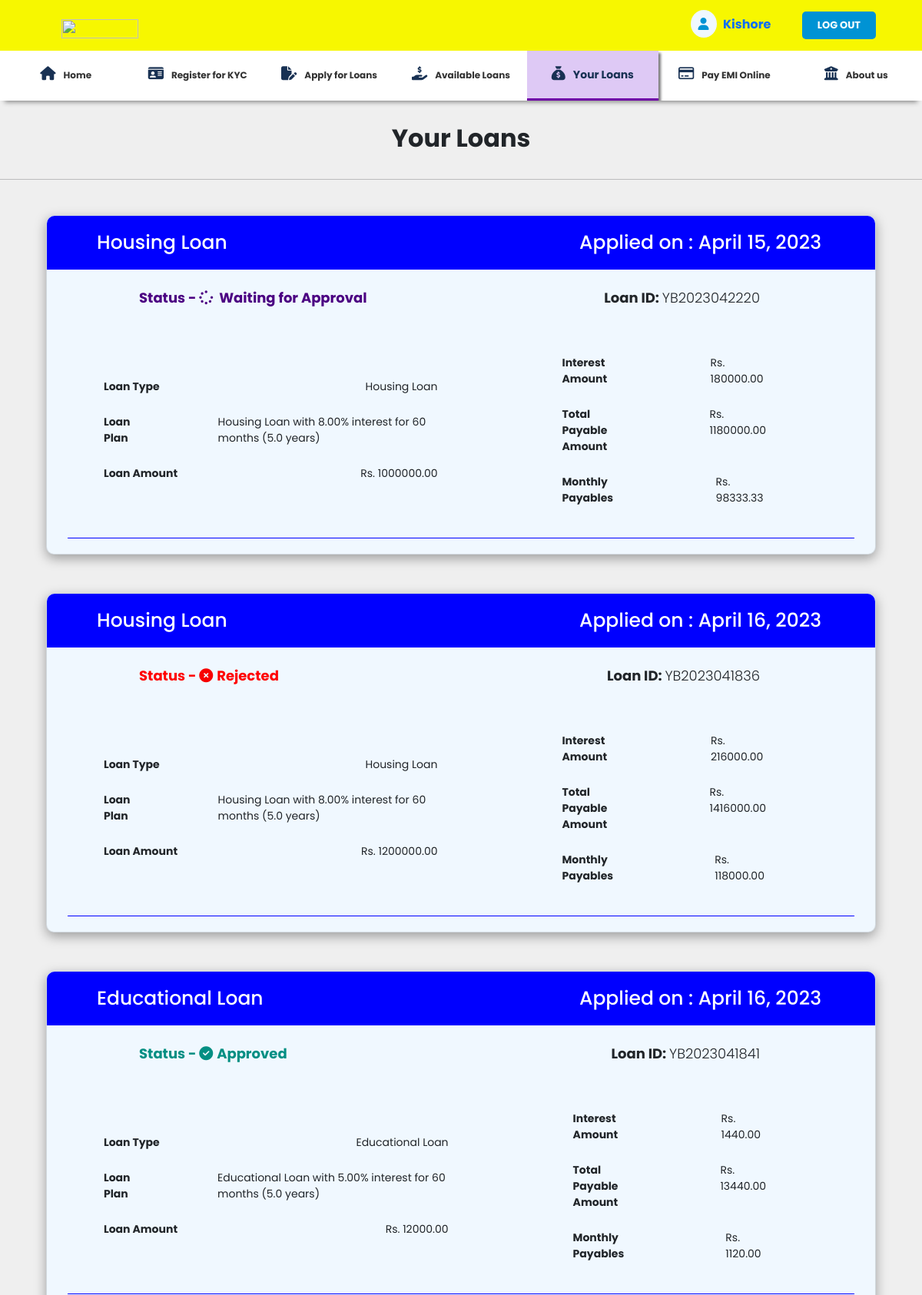
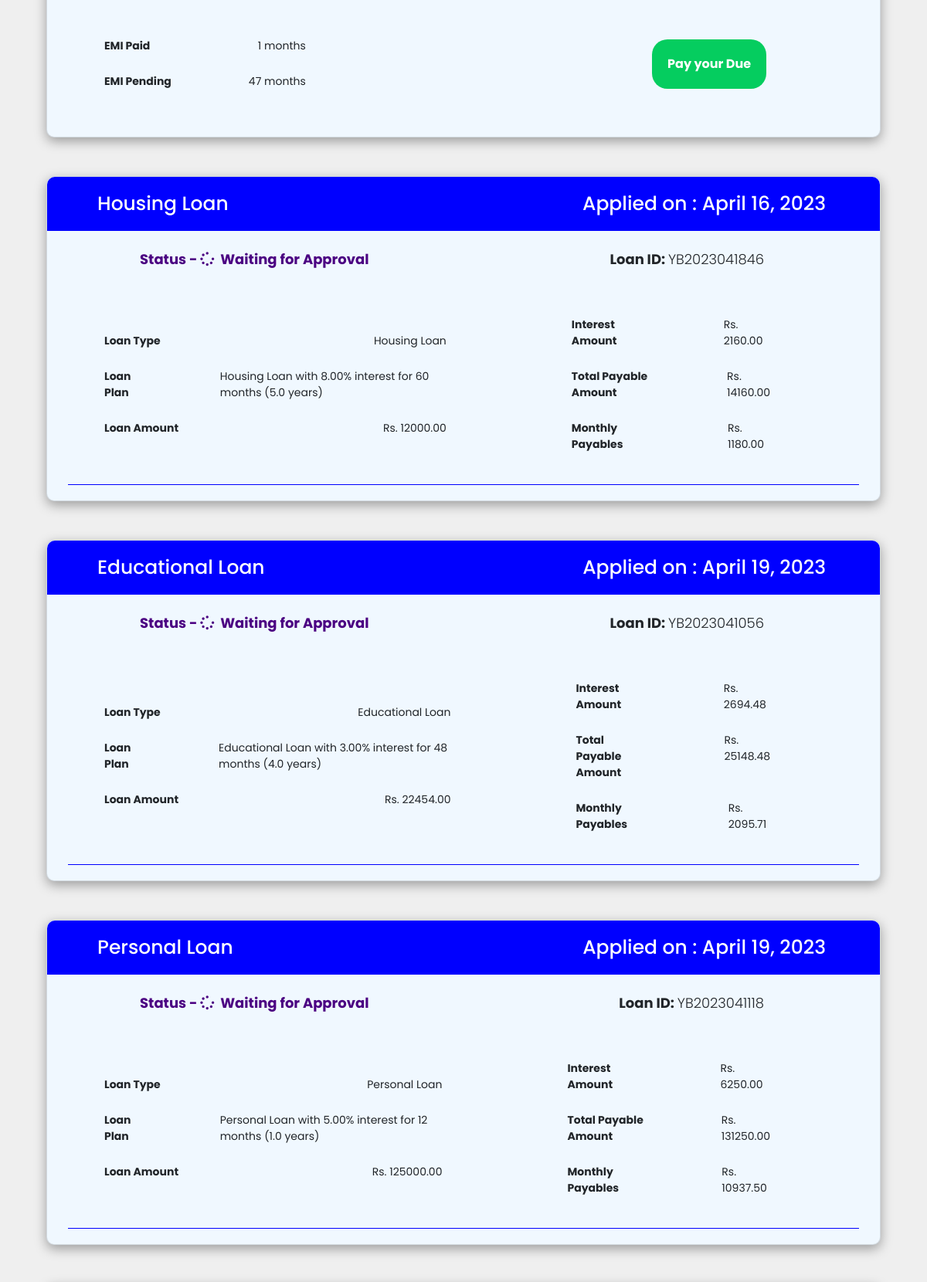
Page /yourLoans/ (signed in, upper part) on the committed database (2 pictures, top to bottom).
### BLMApp/models.py (models this page shows, shortened)
class ApplyLoan(models.Model):
    user = models.ForeignKey(User, on_delete=models.CASCADE, null=True, default=None)
    kyc_id = models.IntegerField()
    user_name_kyc = models.CharField(max_length=30, editable=False, default=" ")
    currentTime = datetime.datetime.now().strftime("%Y%m%H%M")
    generate_loanID = "%s%s"%("YB", currentTime)
    loan_id = models.CharField(max_length=40, default=generate_loanID, editable=False)
    loan_type = models.ForeignKey(LoanTypes, on_delete=models.SET_NULL, null=True, default=None)
    loan_plan = models.ForeignKey(LoanPlans, on_delete=models.SET_NULL, null=True, default=None)
    loan_amount = models.DecimalField(max_digits=10, decimal_places=2, null=False, blank=False)
    applied_on = models.DateField(auto_now_add=True, null=True)
    approval_status = models.CharField(max_length=20, choices=REQUEST_CHOICES, default='Pending')
    interest_amount = models.DecimalField(max_digits=10, decimal_places=2, default=0, editable = False)
    total_payable_amount = models.DecimalField(max_digits=10, decimal_places=2, default = 0, editable = False)
    monthly_payable_amount = models.DecimalField(max_digits=10, decimal_places=2, default = 0, editable = False)
    emi_paid = models.IntegerField(null=False, blank=False)
    emi_pending = models.IntegerField(null=False, blank=False)

class LoanTypes(models.Model):
    loan_type = models.CharField(max_length=50, null=False, blank=False)
    loan_description = models.CharField(max_length=150, null=False, blank=False)
    loan_image = models.ImageField(upload_to=getFileName, null=True, blank=True)
    max_loan_amount = models.DecimalField(max_digits=10, decimal_places=2, null=False, blank=False)
    def __str__(self):
        return self.loan_type

class LoanPlans(models.Model):
    loan_type = models.ForeignKey(LoanTypes, on_delete=models.CASCADE, null=False, blank=False)
    loan_plan_duration_months = models.IntegerField(null=False, blank=False)
    loan_plan_duration_years = models.DecimalField(max_digits=4, decimal_places=1, null=False, blank=False, editable=False)
    loan_interest_rate = models.DecimalField(max_digits=3, decimal_places=2, null=False, blank=False)
    def __str__(self):
        return f"{self.loan_type} with {self.loan_interest_rate}% interest for {self.loan_plan_duration_months} months ({self.loan_plan_duration_years} years)"

### BLMApp/views.py (the view)
# urls.py: path('yourLoans/', views.yourLoans, name='yourLoans'),
@login_required
def yourLoans(request):
    your_loans = ApplyLoan.objects.filter(user=request.user)
    return render(request, 'BLMApp/yourLoans.html', {'loans': your_loans})

### templates/BLMApp/yourLoans.html (shortened to what this page needs)
{% extends 'BLMApp/base.html' %}
{% load static %}
{% block content %}
    <div id="page-title"><h2>Your Loans</h2></div><hr>
    <div class="card-container">
        {% if loans %}
        {% for loan in loans %}
        <div class="card">
            <h2 class="card-title">{{ loan.loan_type }}<span>Applied on :  {{ loan.applied_on }}</span></h2>
            <div class="approval-status" style="text-align: center;">
                <span class="title" style="text-align: center; font-weight: bold; display: flex; justify-content: space-between; margin: 15px 100px; margin-right: 150px; font-size: 18px;">
                    {% if loan.approval_status == 'Pending...' or loan.approval_status == 'Pending' %}
                    <p style="margin-left: 20px; color: indigo">Status - <i class="fa-solid fa-spinner fa-spin-pulse" style="color: indigo; margin-right: 8px;"></i>Waiting for Approval</p>
                    {% elif loan.approval_status == 'Approved' %}
                    <p style="margin-left: 20px; color: #038F83">Status - <i class="fa-sharp fa-solid fa-circle-check" style="color: #038F83; margin-right: 5px;"></i>{{ loan.approval_status }}</p>
                    {% elif loan.approval_status == 'Rejected' %}
                    <p style="margin-left: 20px; color: red">Status - <i class="fa-sharp fa-solid fa-circle-xmark" style="color: #F70000; margin-right: 5px;"></i>{{ loan.approval_status }}</p>
                    {% endif %}
                    <p>Loan ID: <span style="font-weight: 300;">{{ loan.loan_id }}</span></p>
                </span>
            </div>
            <div class="details">
                <ul>
                    <li><span class="title">Loan Type </span><span class="value">{{ loan.loan_type }}</span></li>
                    <li><span class="title">Loan Plan </span><span class="value">{{ loan.loan_plan }}</span></li>
                    <li><span class="title">Loan Amount </span><span class="value">Rs. {{ loan.loan_amount }}</span></li>
                </ul>
                <ul>
                    <li><span class="title">Interest Amount </span><span class="value">Rs. {{ loan.interest_amount }}</span></li>
                    <li><span class="title">Total Payable Amount </span><span class="value">Rs. {{ loan.total_payable_amount }}</span></li>
                    <li><span class="title">Monthly Payables </span><span class="value">Rs. {{ loan.monthly_payable_amount }}</span></li>
                </ul>
            </div>
            {% if loan.approval_status == 'Approved'%}
            <div class="due-details">
                <div id="emi-paid-pending">
                    <ul>
                        <li><span class="title">EMI Paid</span><span class="value">{{ loan.emi_paid }} months</span></li>
                        <li><span class="title">EMI Pending</span><span class="value">{{ loan.emi_pending }} months</span></li>
                    </ul>
                </div>
                <a id="payment-button" href="{% url 'payEmi' %}"><button>Pay your Due</button></a>
            </div>
            {% endif %}
        </div>
        {% endfor %}
        {% endif %}
        </div>
{% endblock content %}

### templates/BLMApp/base.html (shortened to what this page needs)
{% load static %}
<!DOCTYPE html>
<html lang="en">
<head>
    <link rel="stylesheet" href="{% static 'css/style.css' %}">
    <link rel="stylesheet" href="https://cdnjs.cloudflare.com/ajax/libs/font-awesome/6.3.0/css/all.min.css"/>
    <link href="https://cdn.jsdelivr.net/npm/bootstrap@5.0.2/dist/css/bootstrap.min.css" rel="stylesheet">
</head>
<body>
    {% include 'BLMApp/inc/navbar.html' %}
    {% block content %}
    {% endblock content %}
</body>
</html>

### templates/BLMApp/inc/navbar.html (shortened to what this page needs)
{% load static %}
<nav id="navBar">
    <div id="navTitleBar">
      <div id="logo">
        <img src="https://yoursbank.com.br/wp-content/uploads/2021/10/logo-yours-pb.png">
      </div>
      <div id="login">
        {% if user.is_authenticated %}
        <a id="loginbtn" href="{% url 'profile' %}" title="{{ user.username }}" style="text-decoration: none; font-weight: bold;">
          <i class="fa fa-user" style="margin-right: 5px; border-radius: 50%; padding: 10px; background-color: aliceblue; color: #0093D4;"></i>
          {{ user.username }}
        </a>
        <a id="signupbtn" href="{% url 'logout' %}" style="margin-left: 20px;"><button>LOG OUT</button></a>
        {% else %}
        <a id="loginbtn" href="{% url 'login' %}"><button>LOGIN</button></a>
        <a id="signupbtn" href="{% url 'signup' %}"><button>SIGN UP</button></a>
        {% endif %}
      </div>
    </div>
    <div id="navLink">
      <a id="home" href="{% url 'home' %}"><i class="fa fa-house"></i><span>Home</span></a>
      <a id="register-for-kyc" href="{% url 'kycRegistrationForm' %}"><i class="fa-solid fa-id-card"></i><span>Register for KYC</span></a>
      <a id="apply-loan" href="{% url 'loanForm' %}"><i class="fa-solid fa-file-pen"></i><span>Apply for Loans</span></a>
      <a id="availableLoans" href="{% url 'availableLoans' %}"><i class="fa-sharp fa-solid fa-hand-holding-dollar"></i><span>Available Loans</span></a>
      <a id="your-loans" href="{% url 'yourLoans' %}"><i class="fa-solid fa-sack-dollar"></i>Your Loans</a>
      <a id="pay-emi-online" href="{% url 'payEmi' %}"><i class="fa-regular fa-credit-card"></i>Pay EMI Online</a>
      <a id="about-us" href="#"><i class="fa-solid fa-building-columns"></i><span>About us</span></a>
    </div>
  </nav>

### static/css/style.css (style rules this page uses)
body { font-family: 'Poppins', sans-serif !important; }
#logo img { width: 100px; height: 25px; padding: 0px; margin-top: 20px; margin-left: 20px; margin-bottom: 10px; flex: 1; }
#navBar { background-color: #F7F700; }
#navBar #navTitleBar { background-color: #F7F700; width: 90%; margin: 0px auto; }
#navBar #navLink { position: relative; width: 100%; background-color: #ffffff; overflow: hidden; display: flex; box-shadow: 0 8px 6px -6px #888888; z-index: 9999; }
#navBar #navLink a { color: #333; font-size: 12px; padding: 14px 16px; text-decoration: none; flex: 1; text-align: center; padding: 20px; font-weight: bold; }
#navBar #navLink a i { font-size: 18px; color:#183153; margin-bottom: 10px; }

### templates/BLMApp/inc/navbar.html (style rules this page uses)
#navTitleBar { display: flex; align-items: center; justify-content: space-between; }
#navLink a { justify-content: center; align-items: center; }
#navLink a i { margin-right: 10px; margin-bottom: 0px !important; }
#navBar #navLink a { transition: font-size 0.2s; transition: background-color box-shadow 0.2s; }
#login a button { border: none; padding: 8px 20px; margin: 15px; margin-right: 0px; border-radius: 5px; font-size: small; background-color: #0093D4; color:#fff; font-weight: bolder; transition: background-color 0.3s; }
#login #loginbtn { margin-right: 2px !important; }

### templates/BLMApp/yourLoans.html (style rules this page uses)
body { font-family: 'Poppins', sans-serif !important; background-color: #EFEFEF; }
#navBar #navLink #your-loans { color: #183153; background-color: #DEC9F5; border-bottom: 3px solid #6F00A6; font-size: 14px; box-shadow: 3px 3px 3px #797979; }
.card-container { padding-top: 30px; }
#page-title { text-align: center; margin-top: 20px; padding: 10px; }
#page-title h2 { font-weight: bolder; font-family: 'Poppins', sans-serif !important; }
.card-title { font-size: 25px; padding: 20px; padding-left: 65px; background-color: blue; border-radius: 10px 10px 0px 0px; color: #fff; }
.card-title span { float: right; margin-right: 50px; }
.card { background-color: aliceblue; border-radius: 10px; width: 90%; margin: 0px auto; margin-bottom: 50px; padding-bottom: 20px; box-shadow: rgba(0, 0, 0, 0.35) 0px 5px 15px; }
.details { border-bottom: 1px solid blue; }
.due-details #emi-paid-pending { padding-top: 20px; }
.details, .due-details { display: flex; justify-content: space-between; align-items: center; width: 95%; margin: 0px auto; padding-top: 20px; padding-bottom: 10px; }
.details ul li, .due-details ul li { font-size: 14px; display: flex; justify-content: space-between; padding: 10px 15px 15px 15px; }
.details ul, .due-details ul { margin-right: 100px; }
.details ul li .title, .due-details ul li .title { font-weight: bolder; margin-right: 100px; }
#payment-button { padding: 0px 120px 0px 0px; }
#payment-button button { padding: 20px; border: none; border-radius: 20px; font-weight: bolder; color: #fff; background-color: #05cd5f; }

### rows in the picture
ApplyLoan: loan_type "Housing Loan", applied_on "April 15, 2023", approval_status "Status -", loan_id "YB2023042220", loan_plan "Housing Loan with 8.00% interest for 60 months (5.0 years)", loan_amount "1000000.00", interest_amount "180000.00", total_payable_amount "1180000.00", monthly_payable_amount "98333.33"
ApplyLoan: loan_type "Housing Loan", applied_on "April 16, 2023", approval_status "Rejected", loan_id "YB2023041836", loan_plan "Housing Loan with 8.00% interest for 60 months (5.0 years)", loan_amount "1200000.00", interest_amount "216000.00", total_payable_amount "1416000.00", monthly_payable_amount "118000.00"
ApplyLoan: loan_type "Educational Loan", applied_on "April 16, 2023", approval_status "Approved", loan_id "YB2023041841", loan_plan "Educational Loan with 5.00% interest for 60 months (5.0 years)", loan_amount "12000.00", interest_amount "1440.00", total_payable_amount "13440.00", monthly_payable_amount "1120.00", emi_paid "1", emi_pending "47"
ApplyLoan: loan_type "Housing Loan", applied_on "April 16, 2023", approval_status "Status -", loan_id "YB2023041846", loan_plan "Housing Loan with 8.00% interest for 60 months (5.0 years)", loan_amount "12000.00", interest_amount "2160.00", total_payable_amount "14160.00", monthly_payable_amount "1180.00"
ApplyLoan: loan_type "Educational Loan", applied_on "April 19, 2023", approval_status "Status -", loan_id "YB2023041056", loan_plan "Educational Loan with 3.00% interest for 48 months (4.0 years)", loan_amount "22454.00", interest_amount "2694.48", total_payable_amount "25148.48", monthly_payable_amount "2095.71"
ApplyLoan: loan_type "Personal Loan", applied_on "April 19, 2023", approval_status "Status -", loan_id "YB2023041118", loan_plan "Personal Loan with 5.00% interest for 12 months (1.0 years)", loan_amount "125000.00", interest_amount "6250.00", total_payable_amount "131250.00", monthly_payable_amount "10937.50"

### other values in the picture
{{ user.username }} "Kishore"
